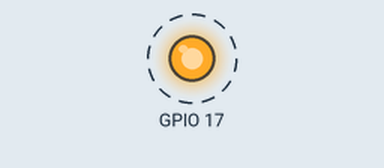
Recording of a program running on a simulated Raspberry Pi (BCM pin numbers). Shown: output pins drawn as LEDs (lit = HIGH). Dashed ring = blinking. What the program prints to the terminal is not drawn.

Above: at 0.5 s.
Timing chart, 0 to 4.6 s (numbered marks = the images above):
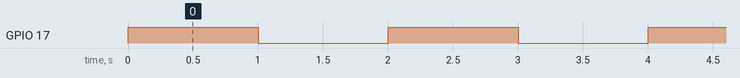

Measured:
- by itself, GPIO 17: alternates HIGH for 1.0 s and LOW for 1.0 s

The program:

Led_Blink_1.py
```python
import RPi.GPIO as GPIO
import time

GPIO.setmode(GPIO.BCM)
GPIO.setwarnings(False)

GPIO.setup(17,GPIO.OUT)

while True:
    GPIO.output(17,GPIO.HIGH)
    print ("LED is on")
    time.sleep(1)
    GPIO.output(17,GPIO.LOW)
    print ("LED is off")
    time.sleep(1)
```
